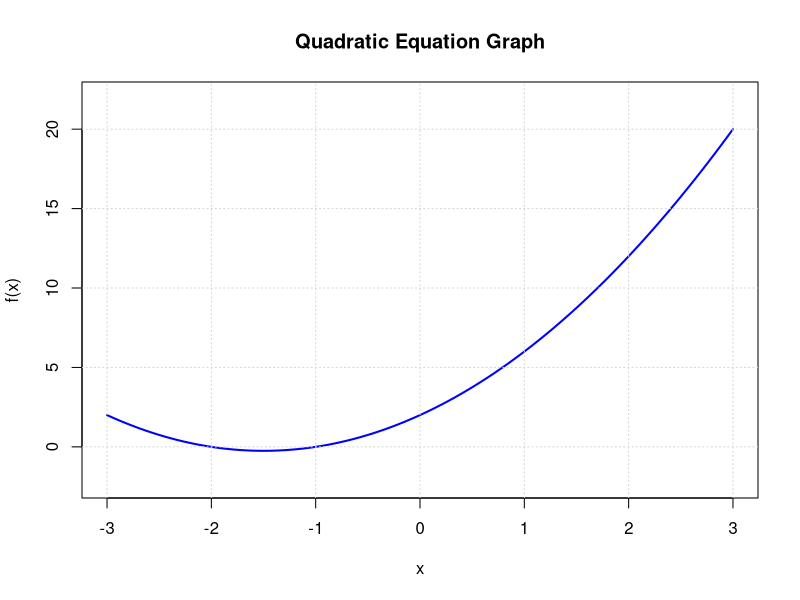

This figure's R source:
## ---- chunk 1
# Define the quadratic equation coefficients
a <- 1
b <- 3
d <- 2

# Calculate the discriminant
discriminant <- b^2 - 4*a*d

# Check if the discriminant is non-negative (real solutions)
if (discriminant >= 0) {
  # Calculate the solutions
  x1 <- (-b + sqrt(discriminant)) / (2*a)
  x2 <- (-b - sqrt(discriminant)) / (2*a)

# Print the solutions
  cat("Solutions: x1 =", x1, ", x2 =", x2, "\n")
} else {
  cat("The quadratic equation has no real solutions.\n")
}


## ---- chunk 2
# Generate x values for plotting the quadratic function
x_values <- seq(-3, 3, length.out = 100)
y_values <- a * x_values^2 + b * x_values + d

# Plot the quadratic function
plot(x_values, y_values, type = "l", col = "blue", lwd = 2, main = "Quadratic Equation Graph",
     xlab = "x", ylab = "f(x)", ylim = c(min(y_values) - 2, max(y_values) + 2))
grid()


